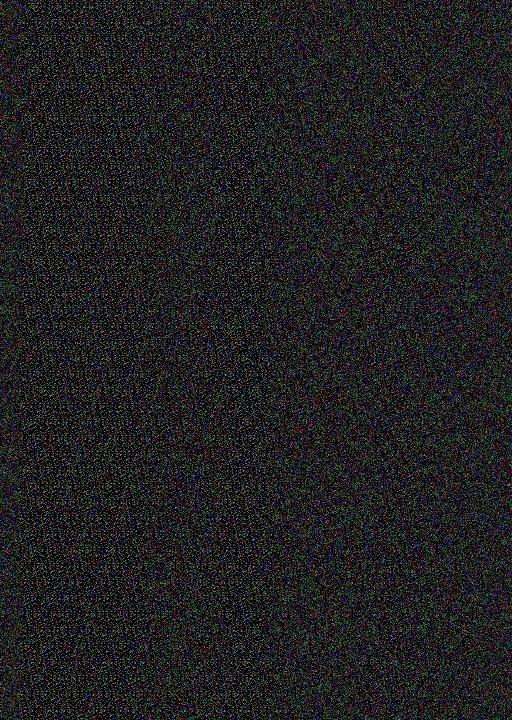
%> input picture face recognition using viola jones and pca/rsa.jpg, 512 x 720 px
$ octave --eval "insert_rsa;"   (GNU Octave 9; MATLAB toolbox functions it lacks are replaced by stand-ins)
%> lines starting %> are read from the running program, lines starting %| are printed output that depends on the picture
function insert_rsa()
[f,p]=uigetfile('*.*','select image to isert data two data');
%> the answer given: rsa.jpg
ff=strcat(p,f);
img=imread(ff);
%> img is the input picture: size 720x512x3 uint8; mean R, G, B 32, 32.2, 32.8
[f,p]=uigetfile('*.*','select second image to insert data');
%> the answer given: rsa.jpg
ff=strcat(p,f);
s_img=imread(ff);
img=imresize(img,[100,90]);
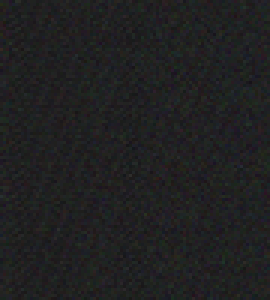
%> img: size 100x90x3 uint8 (shown 3 times larger); mean R, G, B 32, 32.2, 32.8
s_img=imresize(s_img,[1,20]);
img1=reshape(img(:,:,1),[1,90*100]);
img2=reshape(img(:,:,2),[1,90*100]);
img3=reshape(img(:,:,3),[1,90*100]);
s_img1=reshape(s_img(:,:,1),[1,20*1]);
%> s_img1 = 20 values, max 33 at index 1, min 31 at index 2, mean 32.05
s_img2=reshape(s_img(:,:,2),[1,20*1]);
%> s_img2 = 20 values, max 33 at index 1, min 31 at index 3, mean 32.3
s_img3=reshape(s_img(:,:,3),[1,20*1]);
%> s_img3 = 20 values, max 34 at index 18, min 32 at index 2, mean 32.8
final_image1=[];
final_image2=[];
final_image3=[];
for i=1:8980
    final_image1=[final_image1 img1(i)];
     final_image2=[final_image2 img2(i)];
      final_image3=[final_image3 img3(i)];
end
%> this loop made 8980 passes
%> (final_image1, final_image2, final_image3) on passes 1 to 3: (31, 37, 36), ([31 38], [37 43], [36 22]), ([31 38 32], [37 43 31], [36 22 28])
for i=1:20
     final_image1=[final_image1 s_img1(i)];
     final_image2=[final_image2 s_img2(i)];
      final_image3=[final_image3 s_img3(i)];
end
size(final_image1)
%> ans = [1 9000]
final_image1=reshape(final_image1,[100,90]);
final_image2=reshape(final_image2,[100,90]);
final_image3=reshape(final_image3,[100,90]);
final_image=[];
final_image(:,:,1)=final_image1;
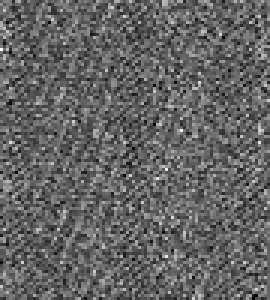
%> final_image: size 100x90 double (shown 3 times larger); min 19, max 52, mean 32; mean of the top-left, top-right, bottom-left and bottom-right quarters 31.8, 32, 31.9, 32.2; drawn with min black and max white
final_image(:,:,2)=final_image2;
final_image(:,:,3)=final_image3;
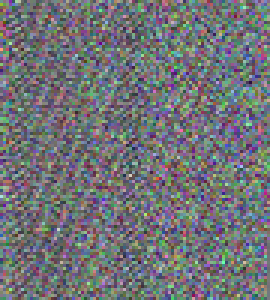
%> final_image: size 100x90x3 double (shown 3 times larger); mean R, G, B 32, 32.2, 32.8; mean of the top-left, top-right, bottom-left and bottom-right quarters 32.1, 32.7, 32, 32.6; drawn with min black and max white
prompt = {'Enter image name to save:'};
dlgtitle = 'save encrypted image';
answer = inputdlg(prompt,dlgtitle);
%> the answer given: 'rsa.jpg'
answer{1,1}=strcat(answer{1,1},'.jpg');
subplot(121)
imshow(img);
title('image');
subplot(122)
imshow(uint8(final_image))
title('rsa iserted img');
imwrite(final_image,answer{1,1});

$ run again, with face recognition using viola jones and pca/gg.jpg copied over face recognition using viola jones and pca/rsa.jpg
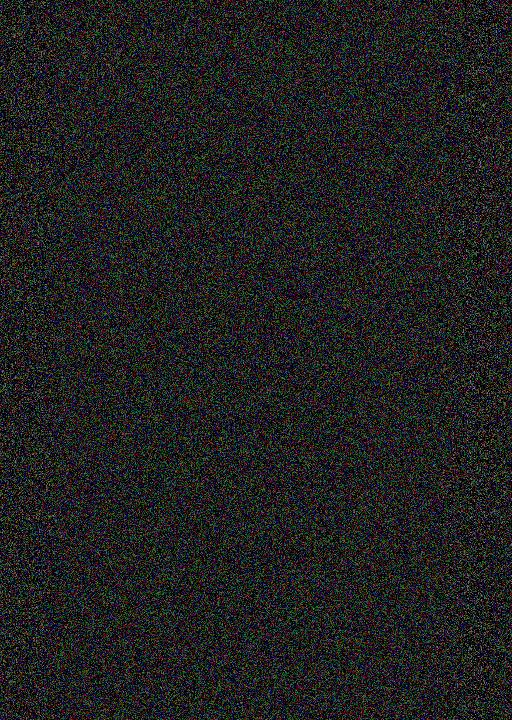
%> input picture face recognition using viola jones and pca/gg.jpg, 512 x 720 px
%> in insert_rsa, img is the input picture: size 720x512x3 uint8; mean R, G, B 33.5, 33.3, 33.7
%> in insert_rsa, `img=imresize(img,[100,90]);`:
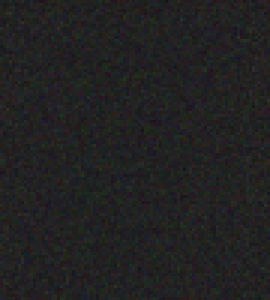
%> img: size 100x90x3 uint8 (shown 3 times larger); mean R, G, B 33.5, 33.3, 33.7
%> s_img1 = 20 values, max 34 at index 1, min 32 at index 7, mean 33.5
%> s_img2 = 20 values, max 34 at index 1, min 33 at index 2, mean 33.2
%> s_img3 = 20 values, max 34 at index 1, min 33 at index 6, mean 33.75
%> the loop in insert_rsa, `for i=1:8980` made 8980 passes
%> (final_image1, final_image2, final_image3) on passes 1 to 3: (29, 37, 38), ([29 34], [37 30], [38 39]), ([29 34 37], [37 30 39], [38 39 30])
%> in insert_rsa, `final_image(:,:,3)=final_image3;`:
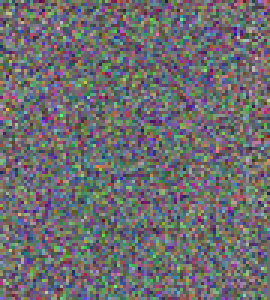
%> final_image: size 100x90x3 double (shown 3 times larger); mean R, G, B 33.5, 33.3, 33.7; mean of the top-left, top-right, bottom-left and bottom-right quarters 33.5, 33.5, 33.4, 33.6; drawn with min black and max white
